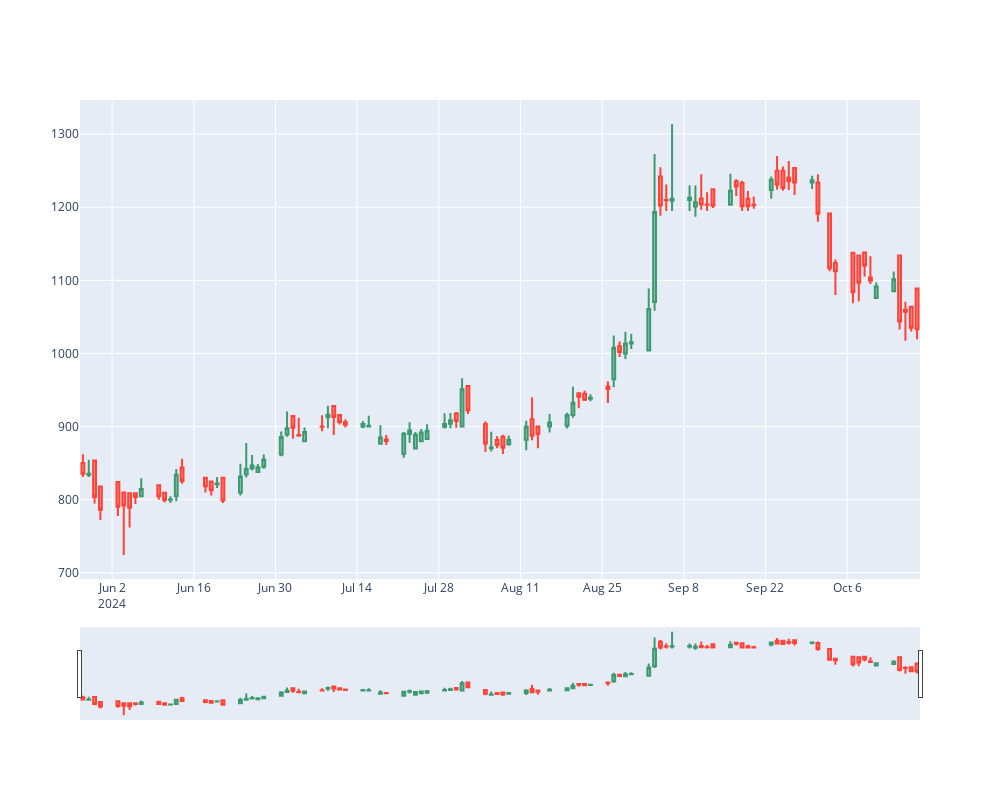

Notebook source saved alongside this figure:
### Code cell
client.plot_chart(symbol="GODREJIND.BSE")
